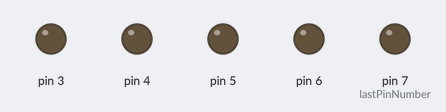
Simulated run of this sketch. Board: Arduino Uno, built with avr-gcc and run on an emulated ATmega328P. Shown: output pins drawn as LEDs (lit = HIGH). Pins used as bus, display or sensor lines are not drawn.

Above: at 1.7 s.
At 6.62 s:
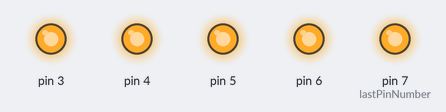
Timing chart, 0 to 7.5 s (numbered marks = the images above):
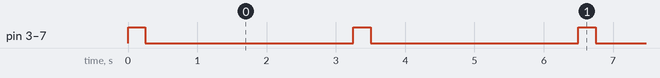

Measured:
- by itself, pin 3–6, pin 7 (lastPinNumber): alternates HIGH for 0.25 s and LOW for 3.0 s

The sketch:

groupBlinkLeds.ino
```cpp
// Arduioui
// Group of LEDs blink every 3 seconds during 500 ms

int firstPinNumber = 2;
int lastPinNumber = 7;

void pinModeGroup(int startn, int endn, int value) {
  for (int i = startn; i <= endn; i++) {
    pinMode(i, value);
  }
}

void digitalWriteGroup(int startn, int endn, int value) {
  for (int i = startn; i <= endn; i++) {
    digitalWrite(i, value);
  }
}

void setup() {
  // setup code here, to run once

  pinModeGroup(firstPinNumber, lastPinNumber, OUTPUT);
}

void loop() {
  // main code here, to run repeatedly

  digitalWriteGroup(firstPinNumber, lastPinNumber, HIGH);
  delay(250);

  digitalWriteGroup(firstPinNumber, lastPinNumber, LOW);
  delay(3000);
}
```
